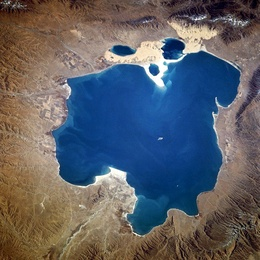
%> input picture Matlab-Video_Processing/Ex09/lake.jpg, 260 x 260 px, shrunk from 640 x 640 before the run
$ octave Ex09_2.m   (GNU Octave 9; MATLAB toolbox functions it lacks are replaced by stand-ins)
%> lines starting %> are read from the running program, lines starting %| are printed output that depends on the picture; in (x1, y1, x2, y2) boxes, pixels count from 0 and x2, y2 are one past the last pixel; in counts of white or black regions, pixels touching at a corner belong together; the program's own positions count from 1
clear all;
close all;

% Load image
I = (imread("lake.jpg"));
%> I is the input picture: size 260x260x3 uint8; mean R, G, B 92.6, 95.6, 103.4
% Convert to HSV and get Saturation Component
I_HSV = rgb2hsv(I);
%> I_HSV: size 260x260x3 double; mean H, S, V 0.307, 0.501, 0.503
Is = I_HSV(:,:,2);
% Filter image component with Weighted Median Filter
weight = ones(5);
weight(3,3) = 5;
Is = (med_filter(Is,weight));
%> after the loop in med_filter, `for i=1:uint16(m-(filter_size-1))`:
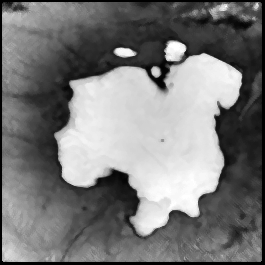
%> filtered_img: size 265x265 double; min 0, max 1, mean 0.478
% Convert filtered image to Binary
IBW = imbinarize(Is,graythresh(Is)*1);
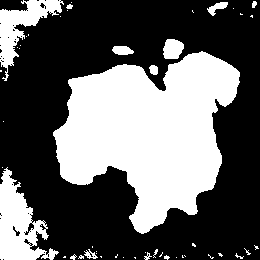
%> IBW: size 260x260 logical; 38.5% white; 49 white regions (37 under 20 px), largest, box (x1, y1, x2, y2) and area: (53, 51, 240, 234) 20571, (0, 167, 59, 260) 2696, (0, 0, 64, 81) 1726

% Label each part of binary image
L = bwlabel(IBW);
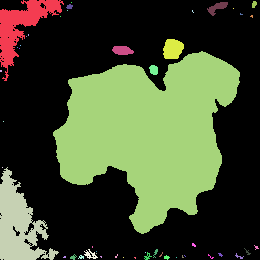
%> L: size 260x260 double; 50 distinct labels, from 0 to 49; one colour per label, 0 black

% Get the intensity of each part
histogram_y = myhist(L);
%> the loop in myhist, `for i= 0:max(img(:))` made 50 passes
%> after the loop in myhist, `for i= 0:max(img(:))`: histogram_y = 50 values, max 41553 at index 1, min 1 at index 5, mean 1352

% Descendence sort to get parts that cover largest area of image
[sorted_intensity,index] = sort(histogram_y, 'descend');
%> sorted_intensity = 50 values, max 41553 at index 1, min 1 at index 36, mean 1352; index = 50 values, max 50 at index 21, min 1 at index 1, mean 25.5

% List indices of 3 largest part of the image
k1= find(L==index(1)-1);
%> k1 = 41553 values from 1 to 67600
k2= find(L==index(2)-1);
%> k2 = 20571 values from 13913 to 62223
k3= find(L==index(3)-1);
%> k3 = 2696 values from 185 to 15333


%%%%%%%%%%%%%%%%%%%%%%%%%% Exercise Output  %%%%%%%%%%%%%%%%%%%%%%%%%%%%%
figure('Name', 'HSV component');
subplot(1,3,1), imshow(I_HSV(:,:,1)),title('Hue');
subplot(1,3,2), imshow(I_HSV(:,:,2)),title('Saturation');
subplot(1,3,3), imshow(I_HSV(:,:,3)),title('Value');


figure('Name', 'Exercise Output');
subplot(2,3,1), imshow((I)),title('Original');
subplot(2,3,2), imshow(Is,[]),title('Saturation component');
subplot(2,3,3), imshow(IBW),title('Binary Image');

subplot(2,3,4), imshow(extractImage(I,k1)),title('Largest Area');%
subplot(2,3,5), imshow(extractImage(I,k2)),title('2nd Largest Area');
subplot(2,3,6), imshow(extractImage(I,k3)),title('3rd Largest Area');


function img_part = extractImage(img,k)
    r = img(:,:,1);
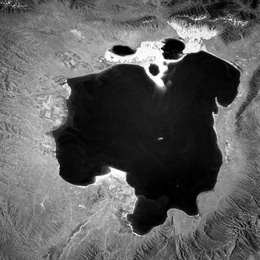
%> r: size 260x260 uint8; min 0, max 255, mean 92.6
    g = img(:,:,2);
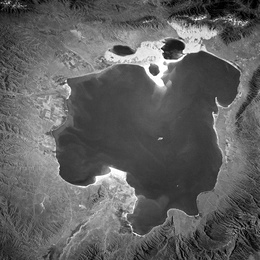
%> g: size 260x260 uint8; min 0, max 255, mean 95.6
    b = img(:,:,3);
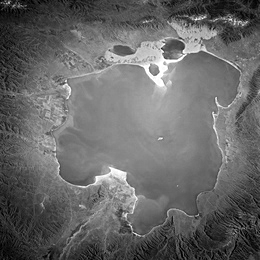
%> b: size 260x260 uint8; min 0, max 255, mean 103.4
    [m n p] = size(img);
%> m = 260; n = 260; p = 3
    rr = zeros(m,n);
    gg = zeros(m,n);
    bb = zeros(m,n);
    rr(k) = r(k);
    gg(k) = g(k);
    bb(k) = b(k);
    img_part = uint8(cat(3,rr,gg,bb));
%> in extractImage (call 3), `img_part = uint8(cat(3,rr,gg,bb));`:
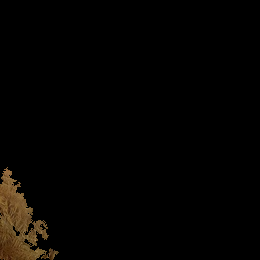
%> img_part: size 260x260x3 uint8; mean R, G, B 4.4, 3.1, 1.6
end

function histogram_y = myhist(img)
    histogram_y = zeros(1,max(img(:))+1);
    for i= 0:max(img(:))
        histogram_y(i+1) = length(img(img==i));
    end
end

function output_img=med_filter(img, weight)
    [m,n]=size(img);
    % get filter size by the length of window
    filter_size = length(weight);
    % add padding to image
    padding_add_img = zeros(m+uint16(filter_size),n+uint16(filter_size));
    padding = uint16(filter_size/2);
    padding_add_img(padding:length(padding_add_img)-padding, ...
                    padding:height(padding_add_img)-padding)= img;

    [m,n]=size(padding_add_img);
    filtered_img=zeros(size(padding_add_img));
    % A loop to shift filter window throughout padding_add_image
    for i=1:uint16(m-(filter_size-1))
        for j=1:uint16(n-(filter_size-1))
            filter = reshape(padding_add_img(i:(i+filter_size-1),j:(j+filter_size-1)),1,[]);
            % Get the image area inside window filter
            % Cre
            temp_for_median = [];
            for t=1:numel(weight)
                temp_for_median = cat(2, temp_for_median, ones(1,weight(t))*filter(t));
            end
            % Calculate median of multiplication result
            filtered_img(i+padding-1,j+padding-1)=median(temp_for_median);
        end
    end

    % Remove the padding
    output_img = (filtered_img(padding:length(padding_add_img)-padding, ...
                    padding:height(padding_add_img)-padding));
end
